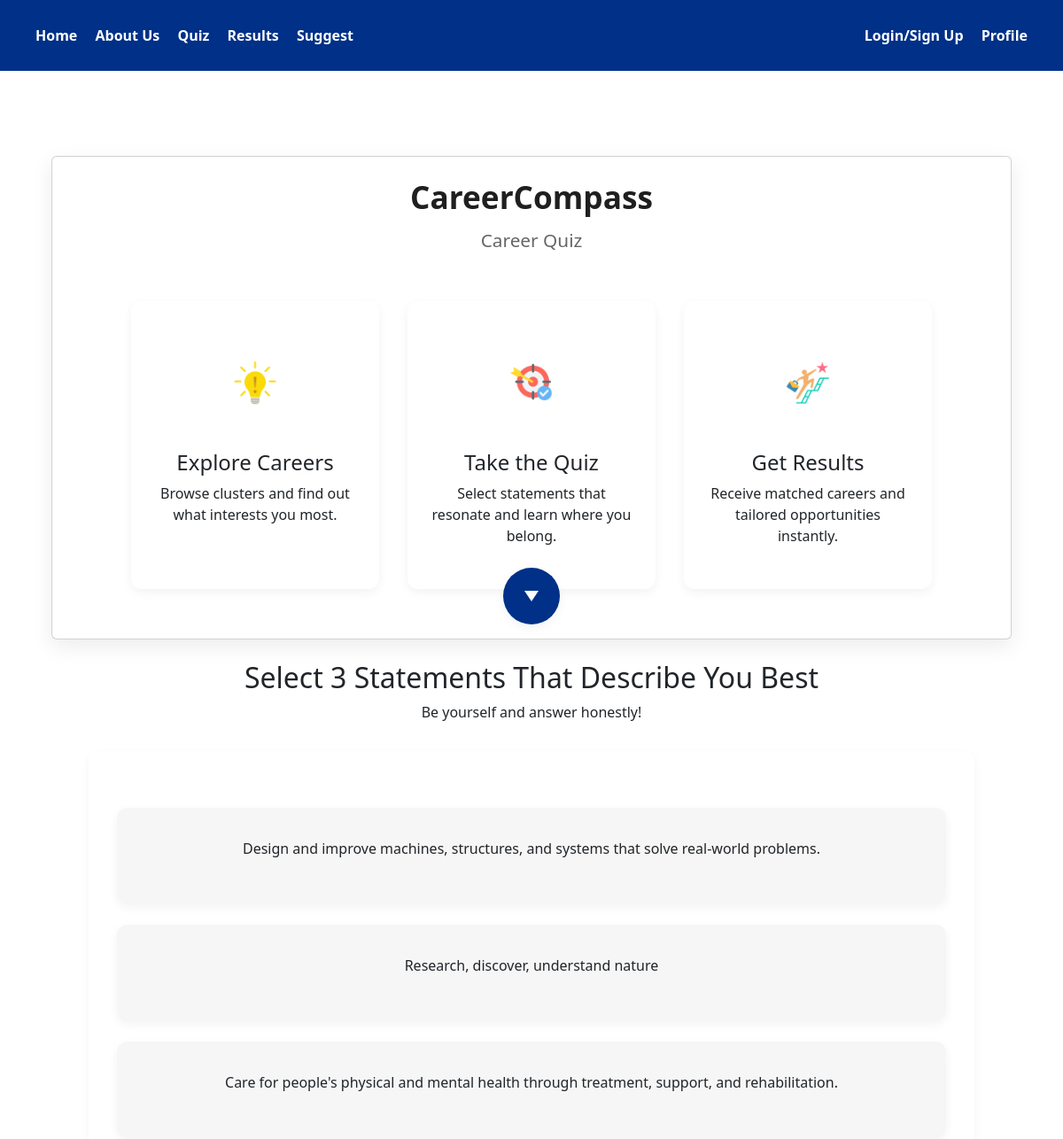
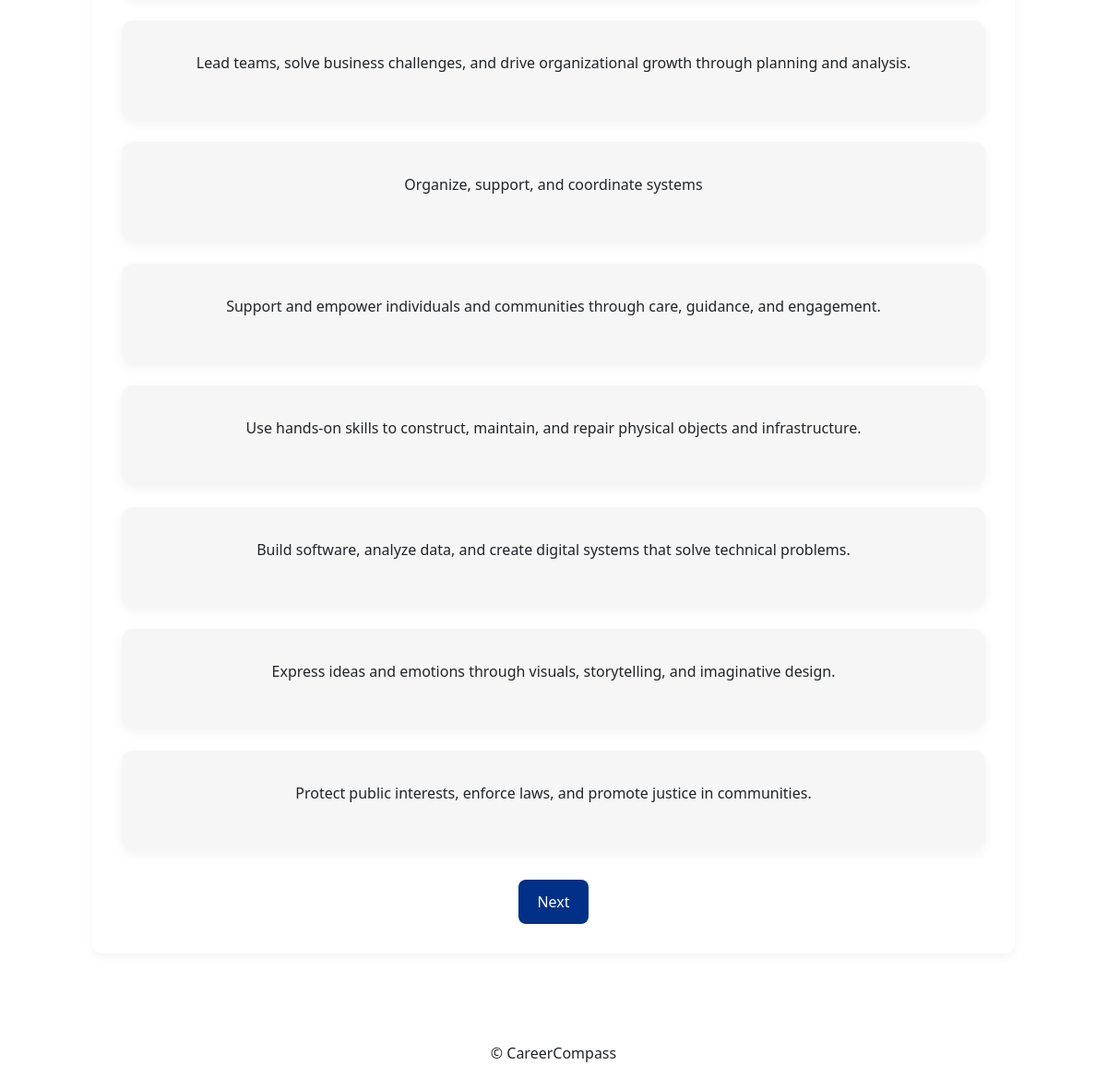
The page /quiz on the database its author committed (2 pictures, top to bottom).
### models.py (models this page shows)
class JobCluster(db.Model):
    __tablename__ = 'job_clusters'
    id = db.Column(db.Integer, primary_key=True)
    name = db.Column(db.String(100), nullable=False, unique=True)
    description = db.Column(db.String(300), nullable=False)
    social = db.Column(db.Integer, nullable=False)
    physical = db.Column(db.Integer, nullable=False)
    leadership = db.Column(db.Integer, nullable=False)
    creativity = db.Column(db.Integer, nullable=False)
    logic = db.Column(db.Integer, nullable=False)
    subgroups = db.relationship('Subgroup', backref='job_cluster', lazy=True)

### app.py (the view, shortened to what this page needs)
@app.route('/quiz', methods=['GET', 'POST'])
def quiz():
    clusters = JobCluster.query.all()
    print("=== DEBUG: CLUSTERS LOADED ===")
    for c in clusters:
        print(f"{c.id} - {c.name} - {c.description}")
    print("==============================")
    return render_template("quiz.html", clusters=clusters)

### templates/quiz.html (shortened to what this page needs)
{% extends "base.html" %}
{% block content %}
  <div class="quiz-page-wrapper">
    <div class="card">
      <h1 class="quiz-heading">CareerCompass</h1>
      <h2 class="subheading">Career Quiz</h2>
      <div class="info-card-row">
        <div class="info-card">
          <img src="{{ url_for('static', filename='images/one.png') }}"
               class="icon-img" alt="Step 1">
          <h4>Explore Careers</h4>
          <p>Browse clusters and find out what interests you most.</p>
        </div>
        <div class="info-card">
          <img src="{{ url_for('static', filename='images/two.png') }}"
               class="icon-img" alt="Step 2">
          <h4>Take the Quiz</h4>
          <p>Select statements that resonate and learn where you belong.</p>
        </div>
        <div class="info-card">
          <img src="{{ url_for('static', filename='images/three.png') }}"
               class="icon-img" alt="Step 3">
          <h4>Get Results</h4>
          <p>Receive matched careers and tailored opportunities instantly.</p>
        </div>
      </div>
      <a href="#quizSection" class="scroll-down" aria-label="Scroll down"></a>
    </div>
    <div class="section" id="quizSection">
      <h2>Select 3 Statements That Describe You Best</h2>
      <p style="margin-bottom: 2rem; text-align: center;">
        Be yourself and answer honestly!
      </p>
      <form method="POST" action="{{ url_for('quiz') }}">
        <div class="quiz-card-grid">
          {% for cluster in clusters %}
            <div class="quiz-card" onclick="toggleCard(this)">
              <p>{{ cluster.description }}</p>
            </div>
          {% endfor %}
        </div>
        <button class="button" type="submit">Next</button>
      </form>
    </div>
  </div>
<footer style="text-align: center; margin-top: 2rem;">
  <p>&copy; CareerCompass</p>
</footer>
{% endblock %}

### static/style.css (style rules this page uses)
* { margin: 0; padding: 0; box-sizing: border-box; font-family: ''Inter', 'Segoe UI'', sans-serif; }
body { background-color: #ffffff; color: white; color: #333; line-height: 1.6; }
.button { padding: 0.75rem 1.25rem; background-color: #003087; color: white; border: none; border-radius: 8px; cursor: pointer; text-align: center; transition: background 0.2s ease; font-size: 1rem; width: auto; display: inline-block; }
form { margin: 2rem auto; padding: 2rem; border-radius: 10px; box-shadow: 0 4px 10px rgba(0, 0, 0, 0.05); }
.card { background-color: white; border-radius: 12px; padding: 1.5rem; box-shadow: 0 8px 24px rgba(0, 0, 0, 0.08); transition: transform 0.3s ease, box-shadow 0.3s ease; margin-bottom: 1.5rem; display: flex; flex-direction: column; justify-content: space-between; height: 100%; }
h1 { font-weight: 700; margin-bottom: 1rem; color: #222; }
h2 { text-align: center; margin-bottom: 1.5rem; font-size: 2rem; color: #333; }
a { color: #003087; text-decoration: none; }
.quiz-page-wrapper { background: none; padding: 2rem 1rem; margin: 2rem auto; text-align: center; }
.quiz-title, .quiz-heading { font-weight: 700; margin-bottom: 1rem; color: #1f1f1f; }
.quiz-heading { font-size: 2.2rem; }
.subheading { font-size: 1.3rem; font-weight: 500; color: #666; margin-bottom: 1.5rem; text-align: center; }
.info-card-row { display: flex; justify-content: center; gap: 2rem; flex-wrap: wrap; margin: 2rem auto; padding: 0; background: none; }
.info-card { flex: 0 1 280px; max-width: 300px; background: #fff; border-radius: 12px; padding: 2rem 1.5rem; box-shadow: 0 4px 12px rgba(0,0,0,0.05); text-align: center; transition: transform .3s ease; }
.icon-img { width: 80px; height: auto; margin-bottom: 1rem; }
#quizSection { background: none; padding: 0; margin: 0 auto 2rem; }
.quiz-card-grid + .button { display: block; width: auto; margin: 2rem auto 0; }
.quiz-card-grid { display: grid; gap: 1.5rem; max-width: 1400px; margin: 2rem auto; grid-auto-rows: 1fr; justify-items: stretch; }
.quiz-card { width: 100%; max-width: none; padding: 2rem; background: #f6f6f6; border-radius: 12px; box-shadow: 0 4px 12px rgba(0, 0, 0, 0.05); border: 2px solid transparent; text-align: center; cursor: pointer; transition: transform 0.2s ease, background-color 0.2s ease; }
.horizontal-banner .intro-img, .info-card .icon-img { width: 120px; height: auto; }
.section { margin: 3rem auto; padding: 2rem; max-width: 1000px; }
.scroll-down { position: absolute; bottom: 1rem; left: 50%; transform: translateX(-50%); width: 64px; height: 64px; background: #003087; border-radius: 50%; display: flex; align-items: center; justify-content: center; cursor: pointer; box-shadow: 0 4px 12px rgba(0,0,0,0.05); }
.scroll-down::before { content: ""; display: block; width: 0; height: 0; border-left: 8px solid transparent; border-right: 8px solid transparent; border-top: 12px solid #fff; transform: none; }

### rows shown on the page
JobCluster: description "Design and improve machines, structures, and systems that solve real-world problems."
JobCluster: description "Research, discover, understand nature"
JobCluster: description "Care for people's physical and mental health through treatment, support, and rehabilitation."
JobCluster: description "Lead teams, solve business challenges, and drive organizational growth through planning and analysis."
JobCluster: description "Organize, support, and coordinate systems"
JobCluster: description "Support and empower individuals and communities through care, guidance, and engagement."
JobCluster: description "Use hands-on skills to construct, maintain, and repair physical objects and infrastructure."
JobCluster: description "Build software, analyze data, and create digital systems that solve technical problems."
JobCluster: description "Express ideas and emotions through visuals, storytelling, and imaginative design."
JobCluster: description "Protect public interests, enforce laws, and promote justice in communities."
